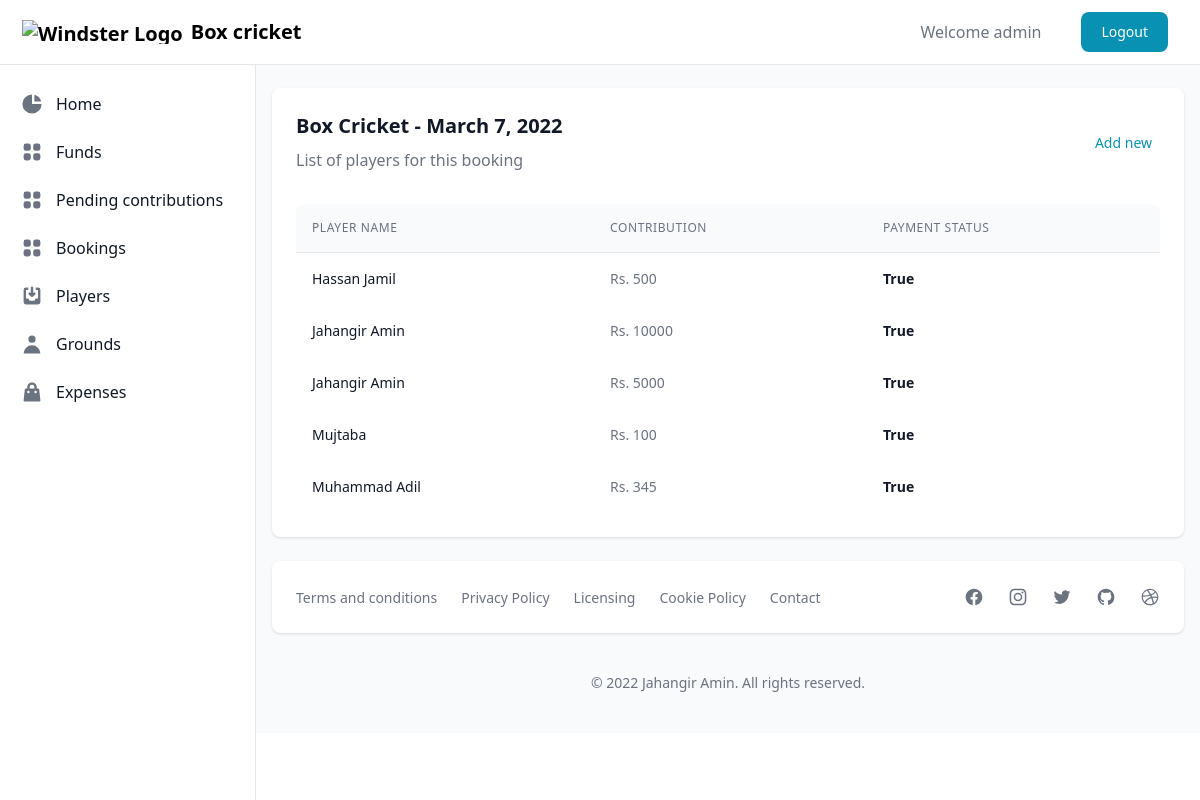
The page /booking/1 (signed in) on the database its author committed.
### core/models.py (models this page shows, shortened)
class Booking(models.Model):
    date = models.DateField()
    ground = models.ForeignKey(Ground, on_delete=models.CASCADE)
    amount = models.IntegerField()

class Ground(models.Model):
    name = models.CharField(max_length=50)
    address = models.CharField(max_length=200)

class Booking_Player(models.Model):
    booking = models.ForeignKey(Booking, on_delete=models.CASCADE)
    player = models.ForeignKey(Player, on_delete=models.CASCADE)
    amount = models.IntegerField()
    date = models.DateField(null=True, blank=True)
    fee_paid = models.BooleanField()

class Player(models.Model):
    name = models.CharField(max_length=50)
    number = models.IntegerField(null=True)
    tagline = models.CharField(max_length=50)

### core/views.py (the view, shortened to what this page needs)
# urls.py: path('booking/<str:pk>', views.booking_players, name='booking_players'),
@login_required(login_url='login')
def booking_players(request, pk):
    if request.method =='GET':
        booking = Booking.objects.get(id=pk)
        context = {
            'booking' : booking
        }
        return render(request, 'booking_players.html', context)

### core/templates/booking_players.html
{% extends 'main.html' %}
{% block main %}
<div class="bg-white shadow rounded-lg p-4 sm:p-6 xl:p-8">
    <div class="mb-4 flex items-center justify-between">
        <div>
            <h3 class="text-xl font-bold text-gray-900 mb-2">{{booking.ground.name}} - {{booking.date}}</h3>
            <span class="text-base font-normal text-gray-500">List of players for this booking</span>
        </div>
        <div class="flex-shrink-0">
            <a href={% url 'add_booking_players' pk=booking.id %} class="text-sm font-medium text-cyan-600 hover:bg-gray-100 rounded-lg p-2">Add new</a>
        </div>
    </div>
    <div class="flex flex-col mt-8">
        <div class="overflow-x-auto rounded-lg">
            <div class="align-middle inline-block min-w-full">
            <div class="shadow overflow-hidden sm:rounded-lg">
                <table class="min-w-full divide-y divide-gray-200">
                    <thead class="bg-gray-50">
                        <tr>
                        <th scope="col" class="p-4 text-left text-xs font-medium text-gray-500 uppercase tracking-wider">
                            Player name
                        </th>
                        <th scope="col" class="p-4 text-left text-xs font-medium text-gray-500 uppercase tracking-wider">
                            Contribution
                        </th>
                        <th scope="col" class="p-4 text-left text-xs font-medium text-gray-500 uppercase tracking-wider">
                            Payment Status
                        </th>
                        </tr>
                    </thead>
                    <tbody class="bg-white">
                        {% for player in booking.booking_player_set.all %}
                            <tr>
                                <td class="p-4 whitespace-nowrap text-sm font-normal text-gray-900">
                                    {{player.player.name}}
                                </td>
                                <td class="p-4 whitespace-nowrap text-sm font-normal text-gray-500">
                                    Rs. {{player.amount}}
                                </td>
                                <td class="p-4 whitespace-nowrap text-sm font-semibold text-gray-900">
                                    {{player.fee_paid}}
                                </td>
                            </tr>
                        {% endfor %}
                    </tbody>
                </table>
            </div>
            </div>
        </div>
    </div>
</div>
{% endblock main %}

### core/templates/main.html (shortened to what this page needs)
<!doctype html>
<html>
<head>
  <script src="https://cdn.tailwindcss.com"></script>
</head>
<body>
   <div>
    <nav class="bg-white border-b border-gray-200 fixed z-30 w-full">
       <div class="px-3 py-3 lg:px-5 lg:pl-3">
          <div class="flex items-center justify-between">
             <div class="flex items-center justify-start">
                <a href={% url 'home' %} class="text-xl font-bold flex items-center lg:ml-2.5">
                <img src="https://demo.themesberg.com/windster/images/logo.svg" class="h-6 mr-2" alt="Windster Logo">
                <span class="self-center whitespace-nowrap">Box cricket</span>
                </a>
             </div>
             <div class="flex items-center">
                {% if user.is_authenticated %}
                <div class="flex items-center">
                   <span class="text-base font-normal text-gray-500 mr-5">Welcome {{request.user}}</span>
                </div>
                <a href={% url 'logout' %} class="inline-flex ml-5 text-white bg-cyan-600 hover:bg-cyan-700 focus:ring-4 focus:ring-cyan-200 font-medium rounded-lg text-sm px-5 py-2.5 text-center items-center mr-3">
                   Logout
                </a>
                {% endif %}
             </div>
          </div>
       </div>
    </nav>
    <div class="flex overflow-hidden bg-white pt-16">
       <aside id="sidebar" class="fixed hidden z-20 h-full top-0 left-0 pt-16 flex lg:flex flex-shrink-0 flex-col w-64 transition-width duration-75" aria-label="Sidebar">
          <div class="relative flex-1 flex flex-col min-h-0 border-r border-gray-200 bg-white pt-0">
             <div class="flex-1 flex flex-col pt-5 pb-4 overflow-y-auto">
                <div class="flex-1 px-3 bg-white divide-y space-y-1">
                   <ul class="space-y-2 pb-2">
                      <li>
                         <a href={% url 'home' %} class="text-base text-gray-900 font-normal rounded-lg flex items-center p-2 hover:bg-gray-100 group">
                            <svg class="w-6 h-6 text-gray-500 group-hover:text-gray-900 transition duration-75" fill="currentColor" viewBox="0 0 20 20" xmlns="http://www.w3.org/2000/svg">
                               <path d="M2 10a8 8 0 018-8v8h8a8 8 0 11-16 0z"></path>
                               <path d="M12 2.252A8.014 8.014 0 0117.748 8H12V2.252z"></path>
                            </svg>
                            <span class="ml-3">Home</span>
                         </a>
                      </li>
                      <li>
                        <a href={% url 'funds' %} class="text-base text-gray-900 font-normal rounded-lg hover:bg-gray-100 flex items-center p-2 group ">
                           <span class="ml-3 flex-1 whitespace-nowrap">Funds</span>
                        </a>
                     </li>
                     <li>
                        <a href={% url 'pending_contributions' %} class="text-base text-gray-900 font-normal rounded-lg hover:bg-gray-100 flex items-center p-2 group ">
                           <span class="ml-3 flex-1 whitespace-nowrap">Pending contributions</span>
                        </a>
                     </li>
                      <li>
                         <a href={% url 'bookings' %} class="text-base text-gray-900 font-normal rounded-lg hover:bg-gray-100 flex items-center p-2 group ">
                            <span class="ml-3 flex-1 whitespace-nowrap">Bookings</span>
                         </a>
                      </li>
                      <li>
                         <a href={% url 'players' %} class="text-base text-gray-900 font-normal rounded-lg hover:bg-gray-100 flex items-center p-2 group ">
                            <span class="ml-3 flex-1 whitespace-nowrap">Players</span>
                         </a>
                      </li>
                      <li>
                         <a href={% url 'grounds' %} class="text-base text-gray-900 font-normal rounded-lg hover:bg-gray-100 flex items-center p-2 group ">
                            <svg class="w-6 h-6 text-gray-500 flex-shrink-0 group-hover:text-gray-900 transition duration-75" fill="currentColor" viewBox="0 0 20 20" xmlns="http://www.w3.org/2000/svg">
                               <path fill-rule="evenodd" d="M10 9a3 3 0 100-6 3 3 0 000 6zm-7 9a7 7 0 1114 0H3z" clip-rule="evenodd"></path>
                            </svg>
                            <span class="ml-3 flex-1 whitespace-nowrap">Grounds</span>
                         </a>
                      </li>
                      <li>
                         <a href={% url 'expenses' %} class="text-base text-gray-900 font-normal rounded-lg hover:bg-gray-100 flex items-center p-2 group ">
                            <span class="ml-3 flex-1 whitespace-nowrap">Expenses</span>
                         </a>
                      </li>
                   </ul>
                </div>
             </div>
          </div>
       </aside>
       <div id="main-content" class="h-full w-full bg-gray-50 relative overflow-y-auto lg:ml-64">
          <main>
            <div class="pt-6 px-4">
               <div class="w-full grid gap-4">
                  {% block main %}
                  {% endblock main %}
               </div>
            </div>
          </main>
          <footer class="bg-white md:flex md:items-center md:justify-between shadow rounded-lg p-4 md:p-6 xl:p-8 my-6 mx-4">
             <ul class="flex items-center flex-wrap mb-6 md:mb-0">
                <li><a href="#" class="text-sm font-normal text-gray-500 hover:underline mr-4 md:mr-6">Terms and conditions</a></li>
                <li><a href="#" class="text-sm font-normal text-gray-500 hover:underline mr-4 md:mr-6">Privacy Policy</a></li>
                <li><a href="#" class="text-sm font-normal text-gray-500 hover:underline mr-4 md:mr-6">Licensing</a></li>
                <li><a href="#" class="text-sm font-normal text-gray-500 hover:underline mr-4 md:mr-6">Cookie Policy</a></li>
                <li><a href="#" class="text-sm font-normal text-gray-500 hover:underline">Contact</a></li>
             </ul>
             <div class="flex sm:justify-center space-x-6">
                <a href="#" class="text-gray-500 hover:text-gray-900">
                </a>
                <a href="#" class="text-gray-500 hover:text-gray-900">
                </a>
                <a href="#" class="text-gray-500 hover:text-gray-900">
                </a>
                <a href="#" class="text-gray-500 hover:text-gray-900">
                </a>
                <a href="#" class="text-gray-500 hover:text-gray-900">
                </a>
             </div>
          </footer>
          <p class="text-center text-sm text-gray-500 my-10">
             &copy; 2022 <a href="https://jahangiramin.com" class="hover:underline" target="_blank">Jahangir Amin</a>. All rights reserved.
          </p>
       </div>
    </div>
   </div>
</body>
</html>

### rows shown on the page
Booking: ground.name "Box Cricket", date "March 7, 2022"
Booking_Player: player.name "Hassan Jamil", amount "500", fee_paid "True"
Booking_Player: player.name "Jahangir Amin", amount "10000", fee_paid "True"
Booking_Player: player.name "Jahangir Amin", amount "5000", fee_paid "True"
Booking_Player: player.name "Mujtaba", amount "100", fee_paid "True"
Booking_Player: player.name "Muhammad Adil", amount "345", fee_paid "True"

### other values the page prints
{{ request.user }} "admin"
